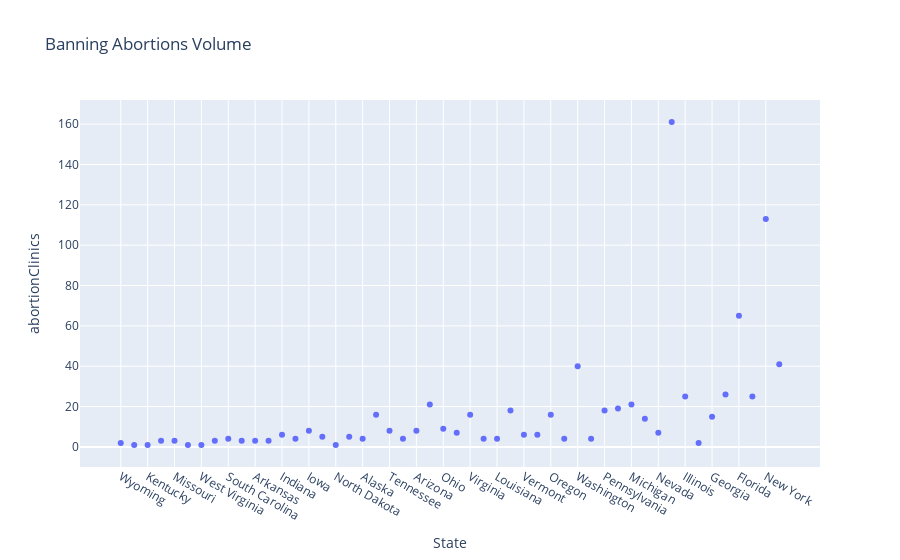

The notebook cell this image was saved under:
### Code cell
fig = px.scatter(AbVolume_df, x = 'State', y = 'abortionClinics', title='Banning Abortions Volume')
fig.update_layout(
    xaxis = dict(
    tickmode = 'array',
    tick0 = 0.2,
    dtick = 1   
 )
)



fig.show()

### Figure 1 — Plotly figure (JSON) as saved in the notebook; plotly's stock layout.template omitted (floating-point values rounded to 4 significant figures)
{"data": [{"hovertemplate": "State=%{x}<br>abortionClinics=%{y}<extra></extra>", "legendgroup": "", "marker": {"color": "#636efa", "symbol": "circle"}, "mode": "markers", "name": "", "orientation": "v", "showlegend": false, "type": "scatter", "x": ["Wyoming", "South Dakota", "Kentucky", "Idaho", "Missouri", "Mississippi", "West Virginia", "Utah", "South Carolina", "Nebraska", "Arkansas", "Wisconsin", "Indiana", "Oklahoma", "Iowa", "Alabama", "North Dakota", "Montana", "Alaska", "Maine", "Tennessee", "New Hampshire", "Arizona", "Texas", "Ohio", "Minnesota", "Virginia", "Delaware", "Louisiana", "Colorado", "Vermont", "New Mexico", "Oregon", "Hawaii", "Washington", "Kansas", "Pennsylvania", "Massachusetts", "Michigan", "North Carolina", "Nevada", "California", "Illinois", "Rhode Island", "Georgia", "Connecticut", "Florida", "Maryland", "New York", "New Jersey"], "xaxis": "x", "y": [2, 1, 1, 3, 3, 1, 1, 3, 4, 3, 3, 3, 6, 4, 8, 5, 1, 5, 4, 16, 8, 4, 8, 21, 9, 7, 16, 4, 4, 18, 6, 6, 16, 4, 40, 4, 18, 19, 21, 14, 7, 161, 25, 2, 15, 26, 65, 25, 113, 41], "yaxis": "y"}], "layout": {"legend": {"tracegroupgap": 0}, "title": {"text": "Banning Abortions Volume"}, "xaxis": {"anchor": "y", "domain": [0, 1], "dtick": 1, "tick0": 0.2, "tickmode": "array", "title": {"text": "State"}}, "yaxis": {"anchor": "x", "domain": [0, 1], "title": {"text": "abortionClinics"}}}}
